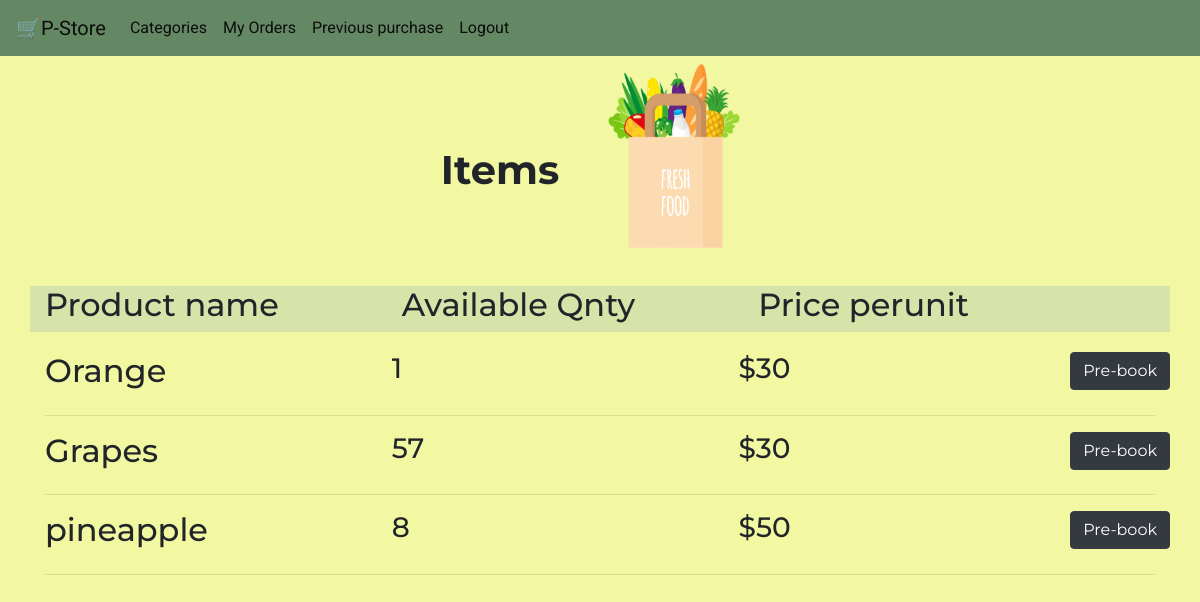
/u_category/1/u_items_list (signed in), run on an earlier commit of the app's database.
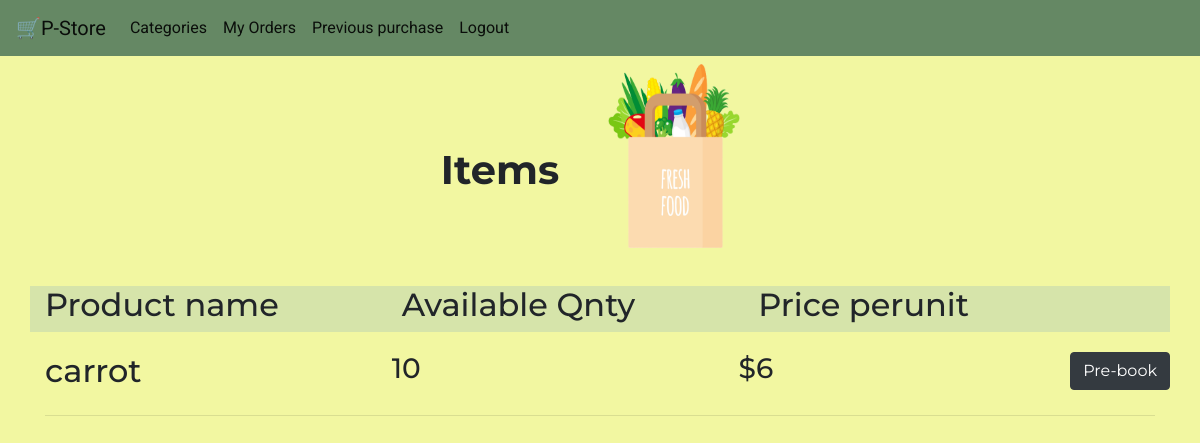
And on a later commit of the database.
### tables this page shows
CREATE TABLE Items (
    id INTEGER PRIMARY KEY AUTOINCREMENT,
    name varchar(20) not null,
    weight integer not null,
    price_per_unit int not null,
    c_id INTEGER not null,
    FOREIGN KEY (c_id) REFERENCES Categories(c_id)
);

### app.py (the view)
@app.route("/u_category/<int:c_id>/u_items_list", methods=("GET", "POST"))
@login_required
def u_items_list(c_id):
    conn = get_db_connection()
    items = conn.execute("SELECT * FROM Items WHERE c_id = ?", (c_id,)).fetchall()
    conn.close()
    return render_template("u_items_list.html", items=items, c_id=c_id)

### app.py (called while the page is built)
def get_db_connection():
    conn = sqlite3.connect("database.db")
    conn.row_factory = sqlite3.Row
    return conn

@login_manager.user_loader
def load_user(user_id):
    conn = get_db_connection()
    user_data = conn.execute(
        "SELECT * FROM Admin WHERE a_id = ?", (user_id,)
    ).fetchone()
    if user_data:
        return Admin(user_data["a_id"], user_data["username"])
    user_data = conn.execute("SELECT * FROM User WHERE u_id = ?", (user_id,)).fetchone()
    if user_data:
        return AppUser(user_data["u_id"], user_data["u_username"])
    return None

### templates/u_items_list.html (shortened to what this page needs)
{% extends 'base3.html' %}
{% block content %}
<div class=container style="display: flex; justify-content: center;">
<h1 style="text-align:center; margin-top:90px; font-weight:bold; display:inline ;margin-right:30px "> {% block title %} Items {% endblock %}</h1>
<img src="/static/images/img6.png"width="170" height="200">
</div>
<div class="row" style="margin-top:30px; background-color:#D6E4AA">
<div class="col col1">
    <h2>Product name</h2>
</div>
<div class="col col1">
    <h2>Available Qnty</h2>
</div>
<div class="col col1" style="margin-right:70px;">
    <h2>Price perunit</h2>
</div>
</div>
<div class="post_container" style="margin-top:20px;">
{% for item in items %}
    	<div class="row">
    	    <div class="col">
                <h2 class="post_title">{{ item['name'] }}</h2>
             </div>
            <div class="col">
                <h3>{{ item['weight'] }}</h3>
            </div>
            <div class="col">
                <h3>${{ item['price_per_unit'] }}</h3>
            </div>
            <a href="{{ url_for('pre_book',c_id=item['c_id'],i_id=item['id']) }}">
            <button type="button" class="btn btn-dark">Pre-book</button>
            </a>
    	</div>
    	    <hr>
    {% endfor %}
    </div>
{% endblock %}

### templates/base3.html (shortened to what this page needs)
<!doctype html>
<html lang="en">
  <head>
    <link rel="stylesheet" href="https://stackpath.bootstrapcdn.com/bootstrap/4.3.1/css/bootstrap.min.css">
<link rel="stylesheet" type="text/css" href="static/css/styles.css" />
  </head>
  <body>
     <nav class="navbar navbar-expand-md navbar-light" style="background-color:#658864; font-family:roboto;">
        <a class="navbar-brand" href="{{ url_for('u_category')}}">🛒P-Store</a>
        <div class="collapse navbar-collapse" id="navbarNav">
            <ul class="navbar-nav">
            <li class="nav-item active">
                <a class="nav-link" href="{{ url_for('u_category')}}">Categories</a>
            </li>
            <li class="nav-item active">
                <a class="nav-link" href="{{ url_for('user_orders')}}" >My Orders</a>
            </li>
            <li class="nav-item active">
                <a class="nav-link" href="{{ url_for('user_history')}}">Previous purchase</a>
            </li>
            <li class="nav-item active">
                <a class="nav-link" href="{{ url_for('index')}}">Logout</a>
            </li>
            </ul>
        </div>
    </nav>
    <div class="container">
        {% block content %} {% endblock %}
    </div>
  </body>
</html>

### static/css/styles.css (style rules this page uses)
a:link { color: black; background-color: transparent; text-decoration: none; }

### templates/u_items_list.html (style rules this page uses)
body { background-color:#F2F7A1; font-family:Montserrat; }

What changed in the data, as far as the page shows it:
removed Items: name "Orange", weight "1", price_per_unit "30"
removed Items: name "Grapes", weight "57", price_per_unit "30"
removed Items: name "pineapple", weight "8", price_per_unit "50"
added Items: name "carrot", weight "10", price_per_unit "6"
